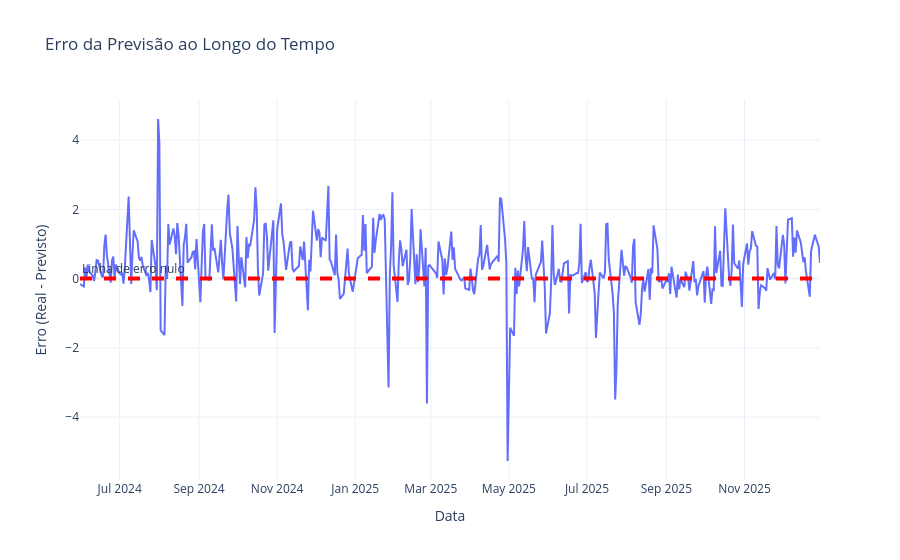

Write notebook code for a chart like this one.
### Code cell
fig = go.Figure()

fig.add_trace(go.Scatter(
    x=df_plot['Date'],
    y=df_plot['Erro'],
    mode='lines',
    name='Erro'
))

fig.update_layout(
    title='Erro da Previsão ao Longo do Tempo',
    xaxis_title='Data',
    yaxis_title='Erro (Real - Previsto)',
    template='plotly_white'
)

fig.add_hline(
    y=0,
    line_dash="dash",
    line_color="red",
    line_width=4,
    annotation_text="Linha de erro nulo",
    annotation_position="top left"
)

fig.show()

### Figure 1 — Plotly figure (JSON) as saved in the notebook; plotly's stock layout.template omitted (floating-point values rounded to 4 significant figures; data arrays with more than 128 entries replaced by an {"elided": "..."} marker saying what was removed)
{"data": [{"mode": "lines", "name": "Erro", "type": "scatter", "x": {"elided": "398 str values"}, "y": {"elided": "398 float values"}}], "layout": {"annotations": [{"showarrow": false, "text": "Linha de erro nulo", "x": 0, "xanchor": "left", "xref": "x domain", "y": 0, "yanchor": "bottom", "yref": "y"}], "shapes": [{"line": {"color": "red", "dash": "dash", "width": 4}, "type": "line", "x0": 0, "x1": 1, "xref": "x domain", "y0": 0, "y1": 0, "yref": "y"}], "title": {"text": "Erro da Previsão ao Longo do Tempo"}, "xaxis": {"title": {"text": "Data"}}, "yaxis": {"title": {"text": "Erro (Real - Previsto)"}}}}
